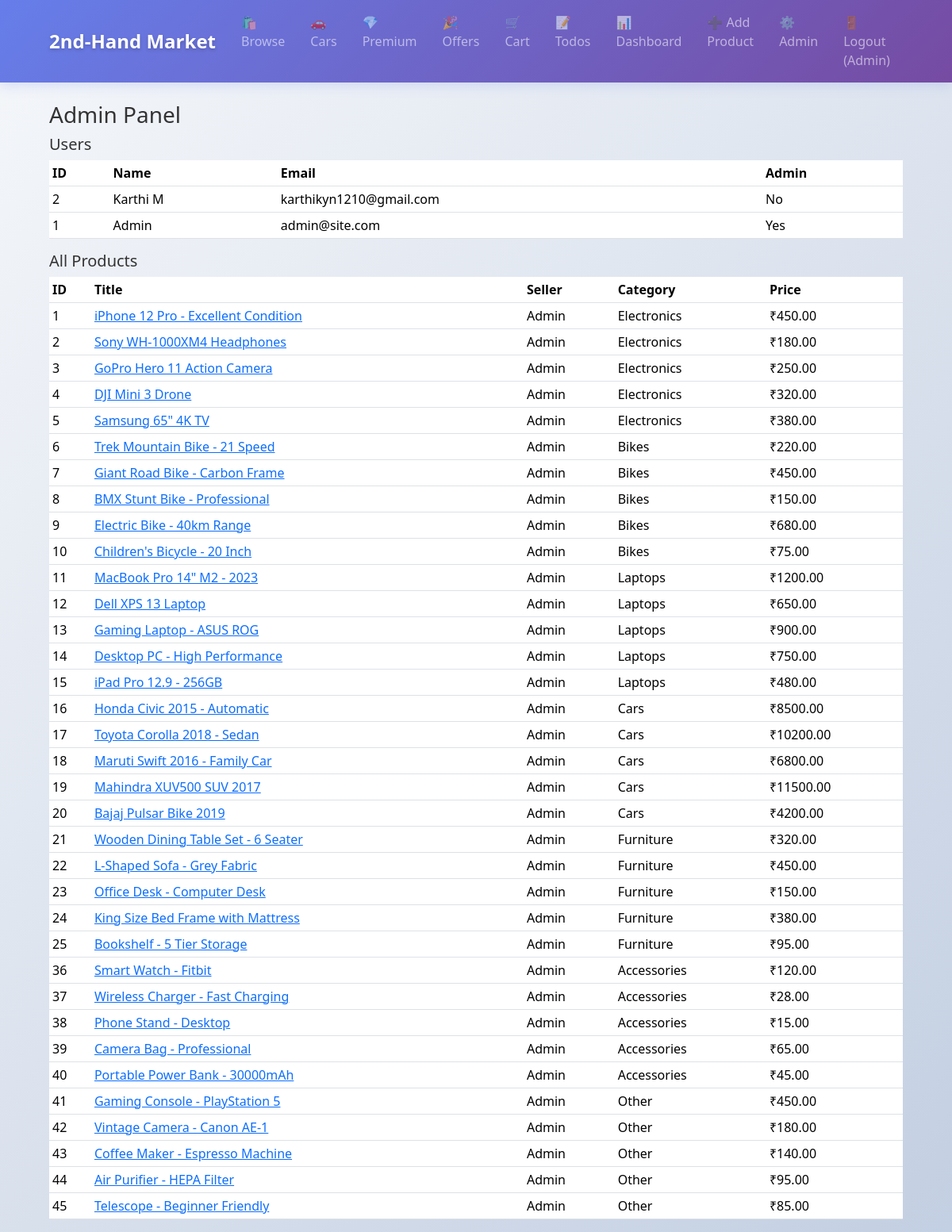
The page /admin (signed in) on the database its author committed.
### tables this page shows
CREATE TABLE users (
    id INTEGER PRIMARY KEY AUTOINCREMENT,
    name TEXT NOT NULL,
    email TEXT UNIQUE NOT NULL,
    password TEXT NOT NULL,
    is_admin INTEGER DEFAULT 0
);

CREATE TABLE products (
    id INTEGER PRIMARY KEY AUTOINCREMENT,
    title TEXT NOT NULL,
    category TEXT,
    price REAL,
    description TEXT,
    image_path TEXT,
    user_id INTEGER,
    created_on TEXT,
    FOREIGN KEY(user_id) REFERENCES users(id)
);

### app.py (the view)
@app.route("/admin")
@admin_required
def admin_panel():
    conn = get_db_connection()
    users = conn.execute("SELECT id, name, email, is_admin FROM users ORDER BY id DESC").fetchall()
    products = conn.execute("SELECT p.*, u.name as seller FROM products p LEFT JOIN users u ON p.user_id = u.id ORDER BY p.created_on DESC").fetchall()
    conn.close()
    return render_template("admin.html", users=users, products=products)

### app.py (called while the page is built)
def get_db_connection():
    conn = sqlite3.connect(DB_PATH)
    conn.row_factory = sqlite3.Row
    return conn

def admin_required(f):
    @wraps(f)
    def decorated(*args, **kwargs):
        if "user_id" not in session:
            flash("Please log in.", "warning")
            return redirect(url_for("login"))
        conn = get_db_connection()
        user = conn.execute("SELECT * FROM users WHERE id = ?", (session["user_id"],)).fetchone()
        conn.close()
        if not user or user["is_admin"] != 1:
            flash("Admin access required.", "danger")
            return redirect(url_for("home"))
        return f(*args, **kwargs)
    return decorated

### templates/admin.html
{% extends "base.html" %}
{% block content %}
<h3>Admin Panel</h3>
<h5>Users</h5>
<table class="table table-sm">
  <thead><tr><th>ID</th><th>Name</th><th>Email</th><th>Admin</th></tr></thead>
  <tbody>
    {% for u in users %}
    <tr>
      <td>{{ u.id }}</td>
      <td>{{ u.name }}</td>
      <td>{{ u.email }}</td>
      <td>{{ 'Yes' if u.is_admin==1 else 'No' }}</td>
    </tr>
    {% endfor %}
  </tbody>
</table>
<h5>All Products</h5>
<table class="table table-sm">
  <thead><tr><th>ID</th><th>Title</th><th>Seller</th><th>Category</th><th>Price</th></tr></thead>
  <tbody>
    {% for p in products %}
    <tr>
      <td>{{ p.id }}</td>
      <td><a href="{{ url_for('product_detail', pid=p.id) }}">{{ p.title }}</a></td>
      <td>{{ p.seller }}</td>
      <td>{{ p.category }}</td>
      <td>₹{{ '%.2f'|format(p.price) }}</td>
    </tr>
    {% endfor %}
  </tbody>
</table>
{% endblock %}

### templates/base.html (shortened to what this page needs)
<!DOCTYPE html>
<html lang="en">
<head>
  <link href="https://cdn.jsdelivr.net/npm/bootstrap@5.3.2/dist/css/bootstrap.min.css" rel="stylesheet">
  <link rel="stylesheet" href="{{ url_for('static', filename='style.css') }}">
</head>
<body>
<nav class="navbar navbar-expand-lg navbar-dark bg-primary">
  <div class="container">
    <a class="navbar-brand" href="{{ url_for('home') }}">2nd-Hand Market</a>
    <div class="collapse navbar-collapse" id="navmenu">
      <ul class="navbar-nav ms-auto">
        <li class="nav-item"><a class="nav-link" href="{{ url_for('listings') }}">🛍️ Browse</a></li>
        <li class="nav-item"><a class="nav-link" href="{{ url_for('cars') }}">🚗 Cars</a></li>
        <li class="nav-item"><a class="nav-link" href="{{ url_for('featured_cars') }}">💎 Premium</a></li>
        <li class="nav-item"><a class="nav-link" href="{{ url_for('offers') }}">🎉 Offers</a></li>
        <li class="nav-item"><a class="nav-link" href="{{ url_for('cart') }}">🛒 Cart</a></li>
        {% if session.get('user_id') %}
          <li class="nav-item"><a class="nav-link" href="{{ url_for('todos_list') }}">📝 Todos</a></li>
          <li class="nav-item"><a class="nav-link" href="{{ url_for('dashboard') }}">📊 Dashboard</a></li>
          <li class="nav-item"><a class="nav-link" href="{{ url_for('add_product') }}">➕ Add Product</a></li>
          {% if session.get('is_admin') %}
            <li class="nav-item"><a class="nav-link" href="{{ url_for('admin_panel') }}">⚙️ Admin</a></li>
          {% endif %}
          <li class="nav-item"><a class="nav-link" href="{{ url_for('logout') }}">🚪 Logout ({{ session.get('user_name') }})</a></li>
        {% else %}
          <li class="nav-item"><a class="nav-link" href="{{ url_for('login') }}">🔐 Login</a></li>
          <li class="nav-item"><a class="nav-link" href="{{ url_for('register') }}">📝 Register</a></li>
        {% endif %}
      </ul>
    </div>
  </div>
</nav>
<div class="container mt-4">
  {% block content %}{% endblock %}
</div>
</body>
</html>

### staticc/style.css (style rules this page uses)
:root { --primary-gradient: linear-gradient(135deg, #667eea 0%, #764ba2 100%); --secondary-gradient: linear-gradient(135deg, #f093fb 0%, #f5576c 100%); --success-gradient: linear-gradient(135deg, #11998e 0%, #38ef7d 100%); --warning-gradient: linear-gradient(135deg, #fa709a 0%, #fee140 100%); }
body { background: linear-gradient(135deg, #f5f7fa 0%, #c3cfe2 100%); color: #333; min-height: 100vh; font-family: 'Segoe UI', Tahoma, Geneva, Verdana, sans-serif; }
.navbar { background: var(--primary-gradient) !important; box-shadow: 0 4px 15px rgba(102, 126, 234, 0.2); }
.navbar-brand { font-size: 1.5em; font-weight: bold; text-shadow: 0 2px 4px rgba(0, 0, 0, 0.2); }
.nav-link { font-weight: 500; transition: all 0.3s ease; margin: 0 0.5rem; }
.container { max-width: 1100px; }
.table thead { background: var(--primary-gradient) !important; color: white; }

### rows shown on the page
users: get "Admin", id "1", name "Admin", email "admin@site.com", is_admin "Yes"
users: id "2", name "Karthi M", email "karthikyn1210@gmail.com", is_admin "No"
products: id "1", title "iPhone 12 Pro - Excellent Condition", seller "Admin", category "Electronics", price "450.00"
products: id "2", title "Sony WH-1000XM4 Headphones", seller "Admin", category "Electronics", price "180.00"
products: id "3", title "GoPro Hero 11 Action Camera", seller "Admin", category "Electronics", price "250.00"
products: id "4", title "DJI Mini 3 Drone", seller "Admin", category "Electronics", price "320.00"
products: id "5", title "Samsung 65\" 4K TV", seller "Admin", category "Electronics", price "380.00"
products: id "6", title "Trek Mountain Bike - 21 Speed", seller "Admin", category "Bikes", price "220.00"
products: id "7", title "Giant Road Bike - Carbon Frame", seller "Admin", category "Bikes", price "450.00"
products: id "8", title "BMX Stunt Bike - Professional", seller "Admin", category "Bikes", price "150.00"
products: id "9", title "Electric Bike - 40km Range", seller "Admin", category "Bikes", price "680.00"
products: id "10", title "Children's Bicycle - 20 Inch", seller "Admin", category "Bikes", price "75.00"
products: id "11", title "MacBook Pro 14\" M2 - 2023", seller "Admin", category "Laptops", price "1200.00"
products: id "12", title "Dell XPS 13 Laptop", seller "Admin", category "Laptops", price "650.00"
products: id "13", title "Gaming Laptop - ASUS ROG", seller "Admin", category "Laptops", price "900.00"
products: id "14", title "Desktop PC - High Performance", seller "Admin", category "Laptops", price "750.00"
products: id "15", title "iPad Pro 12.9 - 256GB", seller "Admin", category "Laptops", price "480.00"
products: id "16", title "Honda Civic 2015 - Automatic", seller "Admin", category "Cars", price "8500.00"
products: id "17", title "Toyota Corolla 2018 - Sedan", seller "Admin", category "Cars", price "10200.00"
products: id "18", title "Maruti Swift 2016 - Family Car", seller "Admin", category "Cars", price "6800.00"
products: id "19", title "Mahindra XUV500 SUV 2017", seller "Admin", category "Cars", price "11500.00"
products: id "20", title "Bajaj Pulsar Bike 2019", seller "Admin", category "Cars", price "4200.00"
products: id "21", title "Wooden Dining Table Set - 6 Seater", seller "Admin", category "Furniture", price "320.00"
products: id "22", title "L-Shaped Sofa - Grey Fabric", seller "Admin", category "Furniture", price "450.00"
products: id "23", title "Office Desk - Computer Desk", seller "Admin", category "Furniture", price "150.00"
products: id "24", title "King Size Bed Frame with Mattress", seller "Admin", category "Furniture", price "380.00"
products: id "25", title "Bookshelf - 5 Tier Storage", seller "Admin", category "Furniture", price "95.00"
products: id "36", title "Smart Watch - Fitbit", seller "Admin", category "Accessories", price "120.00"
products: id "37", title "Wireless Charger - Fast Charging", seller "Admin", category "Accessories", price "28.00"
products: id "38", title "Phone Stand - Desktop", seller "Admin", category "Accessories", price "15.00"
products: id "39", title "Camera Bag - Professional", seller "Admin", category "Accessories", price "65.00"
products: id "40", title "Portable Power Bank - 30000mAh", seller "Admin", category "Accessories", price "45.00"
products: id "41", title "Gaming Console - PlayStation 5", seller "Admin", category "Other", price "450.00"
products: id "42", title "Vintage Camera - Canon AE-1", seller "Admin", category "Other", price "180.00"
products: id "43", title "Coffee Maker - Espresso Machine", seller "Admin", category "Other", price "140.00"
products: id "44", title "Air Purifier - HEPA Filter", seller "Admin", category "Other", price "95.00"
products: id "45", title "Telescope - Beginner Friendly", seller "Admin", category "Other", price "85.00"
